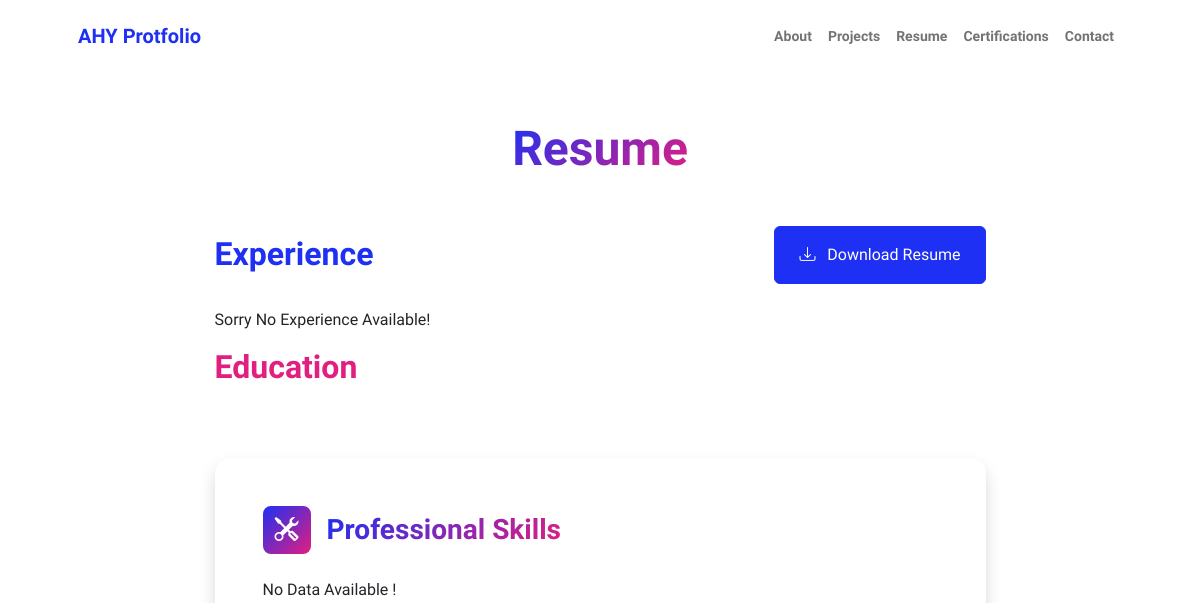
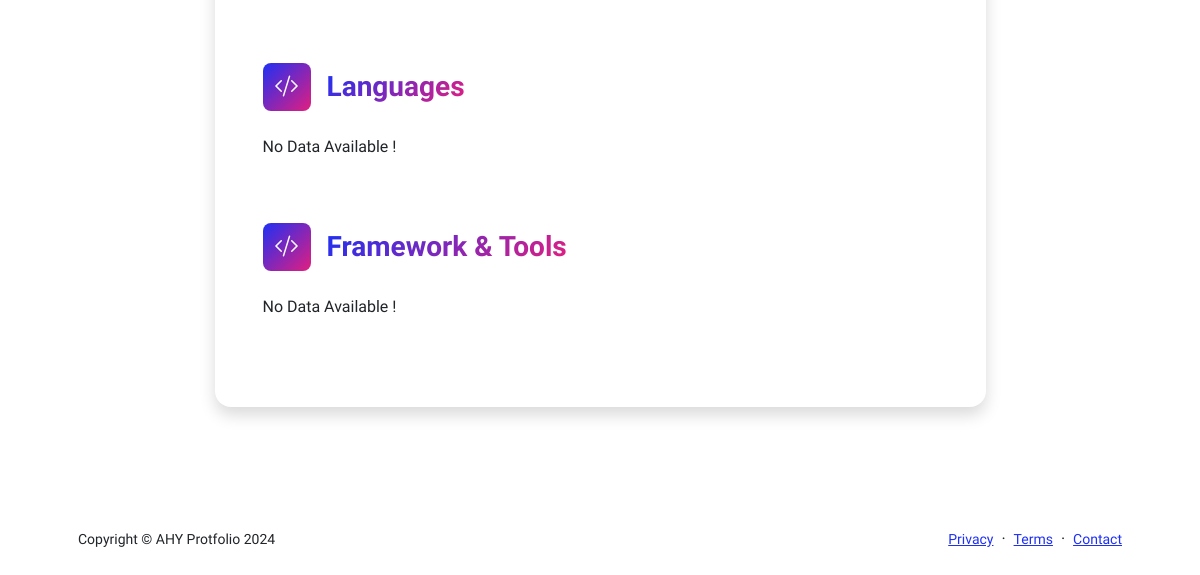
Before: /experience/ with the older database file (2 pictures, top to bottom).
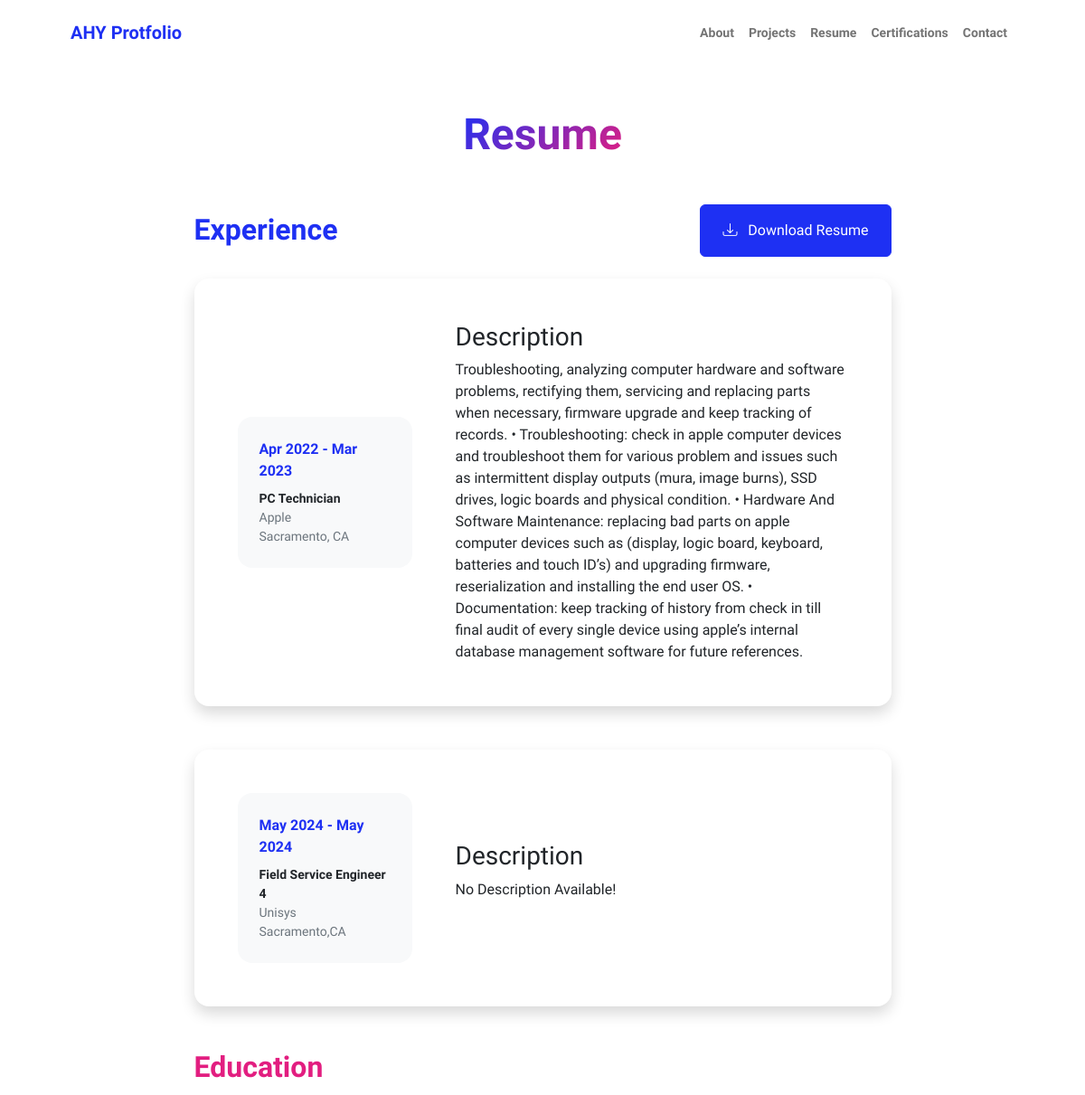
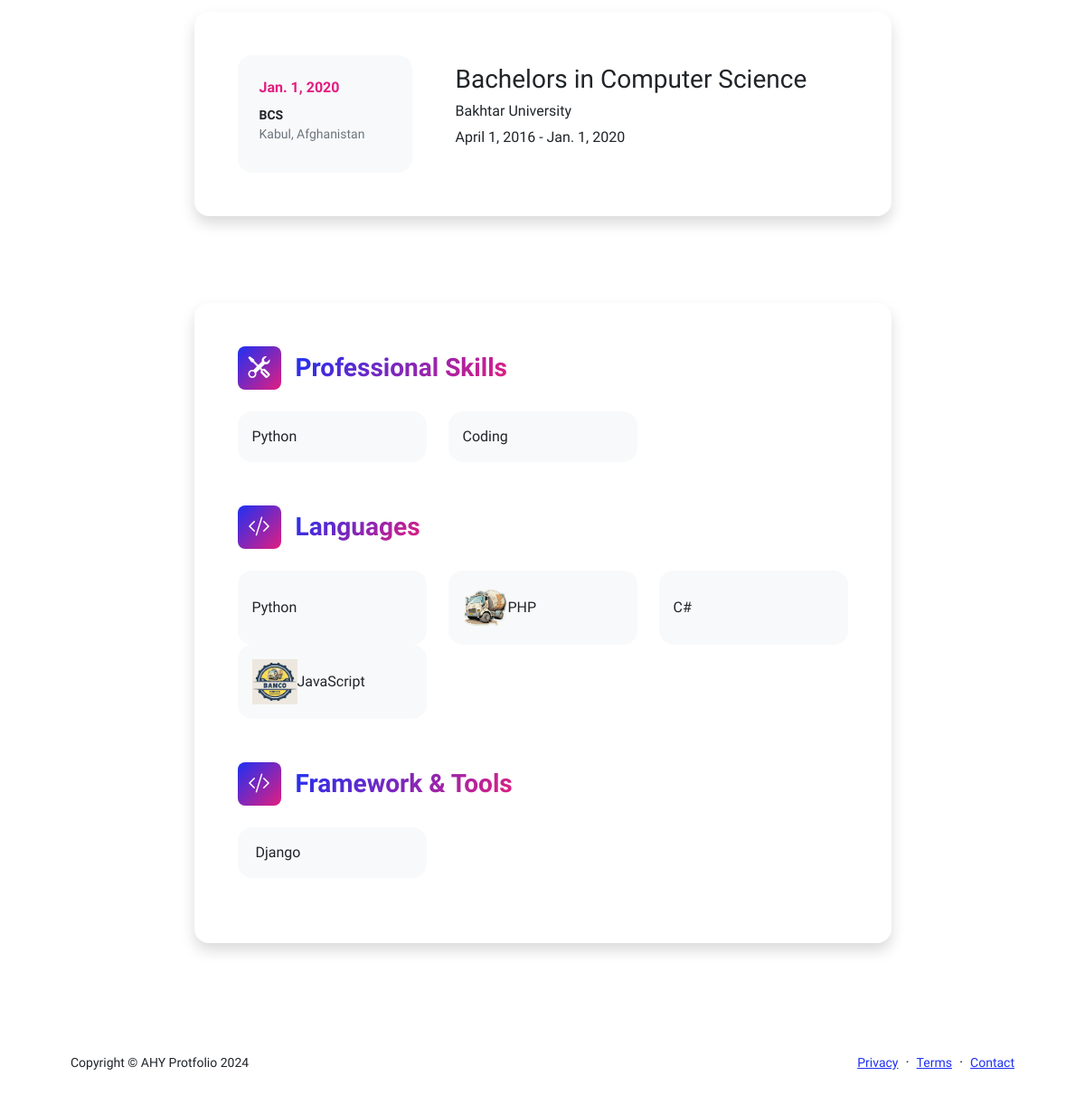
After: the same page with the newer database file (2 pictures, top to bottom).
### main/models.py (models this page shows, shortened)
class MenuItem(models.Model):
    name = models.CharField(max_length=255)
    url = models.CharField(max_length=255)

class Experience(models.Model):
    position = models.CharField(max_length=255)
    company = models.CharField(max_length=255,blank=True)
    description = models.TextField(blank=True)
    start_date = models.DateField()
    end_date = models.DateField(null=True, blank=True)
    location = models.CharField( max_length=255,blank=True)
    is_current = models.BooleanField(default=False)

class Education(models.Model):
    title = models.CharField(max_length=255)
    abbr = models.CharField( max_length=255,blank=True)
    institution = models.CharField(max_length=255)
    location = models.CharField( max_length=255,blank=True)
    start_date = models.DateField()
    end_date = models.DateField()
    image = models.ImageField(upload_to='static/education/')

class Skill(models.Model):
    LEVEL_CHOICES = (
        ('Beginner', 'Beginner'),
        ('Intermediate', 'Intermediate'),
        ('Advanced', 'Advanced'),
    )
    name = models.CharField(max_length=100)
    level = models.CharField(max_length=20, choices=LEVEL_CHOICES)

class ProgrammingLanguage(models.Model):
    name = models.CharField(max_length=255, unique=True)
    image = models.ImageField(upload_to='static/programming_languages/', blank=True, null=True)

class FrameworkAndTool(models.Model):
    TYPE_CHOICES = (
        ('Framework', 'Framework'),
        ('Tool', 'Tool'),
    )
    name = models.CharField(max_length=255, unique=True)
    description = models.TextField(blank=True, null=True)
    type = models.CharField(max_length=20, choices=TYPE_CHOICES)
    category = models.ForeignKey(Framework_Tools_Category, on_delete=models.CASCADE, related_name='frameworks_and_tools')
    image = models.ImageField(upload_to='static/framework_tools/', blank=True, null=True)

### main/views.py (the view)
# urls.py: path('experience/',list_experience,name='experience'),
def list_experience(request):
    menu_items = MenuItem.objects.all()
    experiences  = Experience.objects.all()
    educations = Education.objects.all()
    programming_languages = ProgrammingLanguage.objects.all()
    skills = Skill.objects.all()
    framework_tools = FrameworkAndTool.objects.all()
    context = {
        'experiences':experiences,
        'menu_items':menu_items,
        'educations':educations,
        'programming_languages':programming_languages,
        'skills':skills,
        'framework_tools':framework_tools
    }
    return render(request,'main/resume.html',context)

### templates/main/resume.html (shortened to what the changed rows need)
{% extends 'base.html' %}
{% block content %}
        <div class="container px-5 my-5">
            <div class="text-center mb-5">
                <h1 class="display-5 fw-bolder mb-0"><span class="text-gradient d-inline">Resume</span></h1>
            </div>
            <div class="row gx-5 justify-content-center">
                <div class="col-sm-12 col-lg-11 col-xl-9 col-xxl-8">
                    <section>
                        <div class="d-flex align-items-center justify-content-between mb-4">
                            <h2 class="text-primary fw-bolder mb-0">Experience</h2>
                            <a class="btn btn-primary px-4 py-3" href="#!">
                            </a>
                        </div>
                        {% for experience in experiences %}
                        <div class="card shadow border-0 rounded-4 mb-5">
                            <div class="card-body p-5">
                                <div class="row align-items-center gx-5">
                                    <div class="col text-center text-lg-start mb-4 mb-lg-0">
                                        <div class="bg-light p-4 rounded-4">
                                            <div class="text-primary fw-bolder mb-2">{{experience.start_date | date:"M Y"}} - {{experience.end_date | date:"M Y"}}</div>
                                            <div class="small fw-bolder">{{experience.position}}</div>
                                            <div class="small text-muted">{{experience.company}}</div>
                                            <div class="small text-muted">{{experience.location}}</div>
                                        </div>
                                    </div>
                                    {% if experience.description %}
                                    <div class="col-lg-8">
                                        <h3>Description</h3>
                                        <div>{{experience.description}}</div>
                                    </div>
                                    {% else %}
                                    <div class="col-lg-8">
                                        <h3>Description</h3>
                                        <div><p>No Description Available!</p></div>
                                    </div>
                                    {% endif %}
                                </div>
                            </div>
                        </div>
                        {% empty %}
                        <p>Sorry No Experience Available!</p>
                        {% endfor %}
                    </section>
                    <section>
                        <h2 class="text-secondary fw-bolder mb-4">Education</h2>
                        {% for edu in educations %}
                         <div class="card shadow border-0 rounded-4 mb-5">
                            <div class="card-body p-5">
                                <div class="row align-items-center gx-5">
                                    <div class="col text-center text-lg-start mb-4 mb-lg-0">
                                        <div class="bg-light p-4 rounded-4">
                                            <div class="text-secondary fw-bolder mb-2">{{edu.end_date}}</div>
                                            <div class="mb-2">
                                                <div class="small fw-bolder">{{edu.abbr}}</div>
                                                <div class="small text-muted">{{edu.location}}</div>
                                            </div>
                                        </div>
                                    </div>
                                    <div class="col-lg-8"><div>
                                        <h3>{{edu.title}}</h3>
                                        <h6>{{edu.institution}}</h6>
                                        <p>{{edu.start_date}} - {{edu.end_date}}</p>
                                    </div></div>
                                </div>
                            </div>
                        </div>
                        {% endfor %}
                    </section>
                    <section>
                        <div class="card shadow border-0 rounded-4 mb-5">
                            <div class="card-body p-5">
                                <div class="mb-5">
                                    <div class="row row-cols-1 row-cols-md-3 mb-4 ">
                                        {% for skill in skills %}
                                        <div class="col mb-4 mb-md-0"><div class="d-flex align-items-center bg-light rounded-4 p-3 h-100">{{skill.name}} </div></div>
                                        {% empty %}
                                        <p>No Data Available !</p>
                                        {% endfor %}
                                    </div>
                                </div>
                                <div class="mb-0">
                                    <div class="row row-cols-1 row-cols-md-3 mb-4">
                                    {% for lang in programming_languages %}
                                        <div class="col mb-4 mb-md-0"><div class="d-flex align-items-center bg-light rounded-4 p-3 h-100"> <span><img style="max-width: 50px;" src="/{{lang.image}}" alt=""></span>{{lang.name}}</div></div>
                                    {% empty %}
                                    <p>No Data Available !</p>
                                    {% endfor %}
                                </div>
                                </div>
                                <br>
                                <div class="mb-0">
                                    <div class="row row-cols-1 row-cols-md-3 mb-4">
                                        {% for ftool in framework_tools  %}
                                        <div class="col mb-4 mb-md-0">
                                            <div class="d-flex align-items-center bg-light rounded-4 p-3 h-100">
                                                <div><span><img src="/{{ftool.image}}" style="max-width: 50px;" alt=""></span> {{ftool.name}} </div>
                                              </div>
                                    </div>
                                        {% empty %}
                                        <p>No Data Available !</p>
                                        {% endfor %}
                                </div>
                            </div>
                        </div>
                    </section>
                </div>
            </div>
        </div>
{% endblock content %}

### templates/partials/_nav.html (shortened to what this page needs)
<nav class="navbar navbar-expand-lg navbar-light bg-white py-3">
    <div class="container px-5">
        <a class="navbar-brand" href="index.html"><span class="fw-bolder text-primary">AHY Protfolio</span></a>
        <div class="collapse navbar-collapse" id="navbarSupportedContent">
            <ul class="navbar-nav ms-auto mb-2 mb-lg-0 small fw-bolder">
                {% for menu_item in menu_items  %}
                <li class="nav-item"><a class="nav-link" href="{% url 'main:about' %}">{{menu_item.name}}</a></li>
                {% empty %}
                    <h1>No Items Found!</h1>
                {% endfor %}
            </ul>
        </div>
    </div>
</nav>

Changed rows visible on the page:
added Experience: start_date "Apr 2022", end_date "Mar 2023", position "PC Technician", company "Apple", location "Sacramento, CA", description "Troubleshooting, analyzing computer hardware and software problems, rectifying them, servicing and replacing parts when necessary, firmware upgrade and keep tracking of records. • Troubleshooting: check in apple computer devices and troubleshoot them for various problem and issues such as intermittent display outputs (mura, image burns), SSD drives, logic boards and physical condition. • Hardware And Software Maintenance: replacing bad parts on apple computer devices such as (display, logic board, keyboard, batteries and touch ID’s) and upgrading firmware, reserialization and installing the end user OS. • Documentation: keep tracking of history from check in till final audit of every single…"
added Experience: start_date "May 2024", end_date "May 2024", position "Field Service Engineer 4", company "Unisys", location "Sacramento,CA", description "Description"
added Education: end_date "Jan. 1, 2020", abbr "BCS", location "Kabul, Afghanistan", title "Bachelors in Computer Science", institution "Bakhtar University", start_date "April 1, 2016"
added Skill: name "Python"
added Skill: name "Coding"
added ProgrammingLanguage: name "Python"
added ProgrammingLanguage: image (picture), name "PHP"
added ProgrammingLanguage: name "C#"
added ProgrammingLanguage: image (picture), name "JavaScript"
added FrameworkAndTool: name "Django"
Other visible differences:
text no longer shown: "Sorry No Experience Available! No Data Available ! No Data Available ! No Data Available !"
